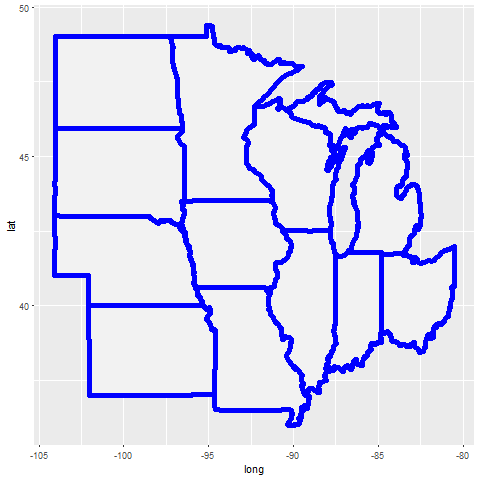

Reproduce this figure in R.
library(ggplot2)
library(maps)

all_states <- map_data("state")
midwest <- subset(all_states, region %in% 
        c("ohio", "michigan", "wisconsin", "iowa", "south dakota",
          "north dakota", "nebraska", "minnesota","indiana", "illinois",
        "kansas", "missouri"))

png("midwest.png", width = 480, height= 480, units = "px")

p <- ggplot() + geom_polygon(data=midwest, 
              aes(x=long, y=lat, group=group), 
              colour = "blue", fill = "grey95", size=2)
print(p)

dev.off()